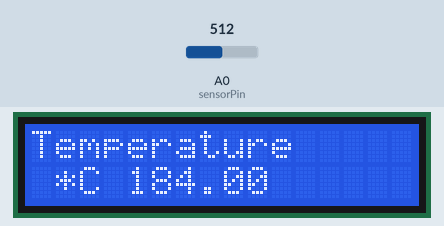
The sketch below on a simulated Arduino Uno, built with avr-gcc and run on an emulated ATmega328P. Parts: 16×2 character LCD. The inputs (shaded band) are chosen by the test bench; at power-on: A0 (sensorPin) = 512. What the sketch prints to the serial monitor is not drawn.

Above: at 1.2 s.
1.3 s: A0 (sensorPin) set to 716
At 2.1 s:
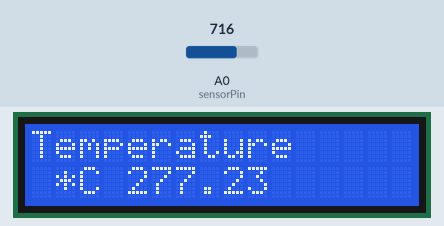
2.8 s: A0 (sensorPin) set to 137
At 3.2 s:
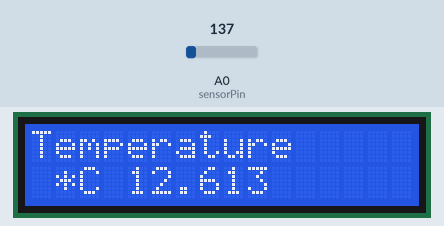
4.3 s: A0 (sensorPin) set to 118
At 5.5 s:
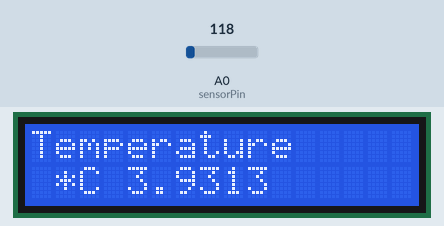
5.8 s: A0 (sensorPin) set to 306
At 6.8 s:
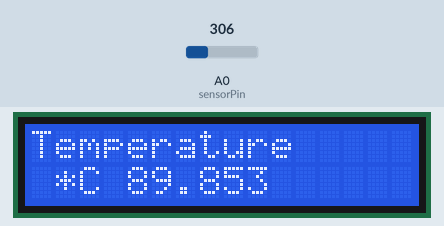
Timing chart, 0 to 8.3 s (numbered marks = the images above; inputs shaded):
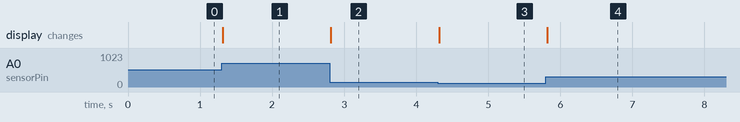

Measured:
- after the input at 1.3 s, the display: changes at once (image 1)
- after the input at 2.8 s, the display: changes at once (image 2)
- after the input at 4.3 s, the display: changes at once (image 3)
- after the input at 5.8 s, the display: changes at once (image 4)

The sketch:

baseParaMonitoramentoDeTemperatura.ino
```cpp
#include"LiquidCrystal.h"
LiquidCrystal lcd(8,7,6,5,4,3);
int sensorPin = 0;

void setup()
{
	Serial.begin(9600);
  	lcd.begin(16,2);
}

void loop()
{
	int reading = analogRead(sensorPin);
  	float voltage = reading * 4.68;
  	voltage /= 1024.0;

  	float temperatureC = (voltage - 0.5) * 100;
  	Serial.print(temperatureC);
  	Serial.println(" *C");

  	lcd.setCursor(0,0);
  	lcd.print("Temperature ");
  	lcd.setCursor(0,1);
  	lcd.print(" *C");
    lcd.setCursor(4,1);
  	lcd.print(temperatureC);
}
```
